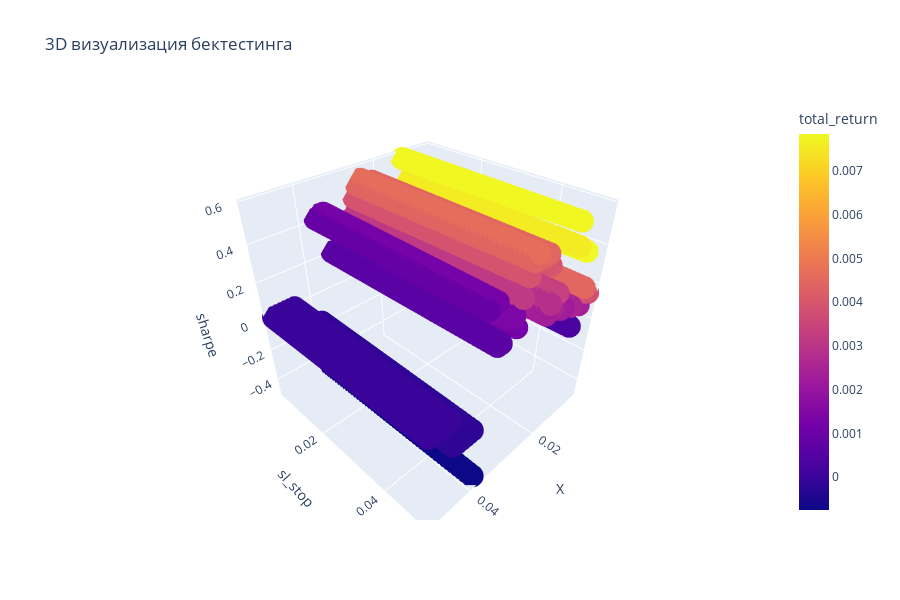

Notebook cell for this chart:
### Code cell
fig_3d = px.scatter_3d(
    results_df,
    x="X",
    y="sl_stop",
    z="sharpe",
    color="total_return",
    title="3D визуализация бектестинга",
    height=600,
    hover_data=['drawdown']
)

fig_3d.show()

### Figure 1 — Plotly figure (JSON) as saved in the notebook; plotly's stock layout.template omitted (floating-point values rounded to 4 significant figures; data arrays with more than 128 entries replaced by an {"elided": "..."} marker saying what was removed)
{"data": [{"customdata": {"elided": "2116x1 float values"}, "hovertemplate": "X=%{x}<br>sl_stop=%{y}<br>sharpe=%{z}<br>drawdown=%{customdata[0]}<br>total_return=%{marker.color}<extra></extra>", "legendgroup": "", "marker": {"color": {"elided": "2116 float values"}, "coloraxis": "coloraxis", "symbol": "circle"}, "mode": "markers", "name": "", "scene": "scene", "showlegend": false, "type": "scatter3d", "x": {"elided": "2116 float values"}, "y": {"elided": "2116 float values"}, "z": {"elided": "2116 float values"}}], "layout": {"coloraxis": {"colorbar": {"title": {"text": "total_return"}}, "colorscale": [[0, "#0d0887"], [0.1111, "#46039f"], [0.2222, "#7201a8"], [0.3333, "#9c179e"], [0.4444, "#bd3786"], [0.5556, "#d8576b"], [0.6667, "#ed7953"], [0.7778, "#fb9f3a"], [0.8889, "#fdca26"], [1, "#f0f921"]]}, "height": 600, "legend": {"tracegroupgap": 0}, "scene": {"domain": {"x": [0, 1], "y": [0, 1]}, "xaxis": {"title": {"text": "X"}}, "yaxis": {"title": {"text": "sl_stop"}}, "zaxis": {"title": {"text": "sharpe"}}}, "title": {"text": "3D визуализация бектестинга"}}}
